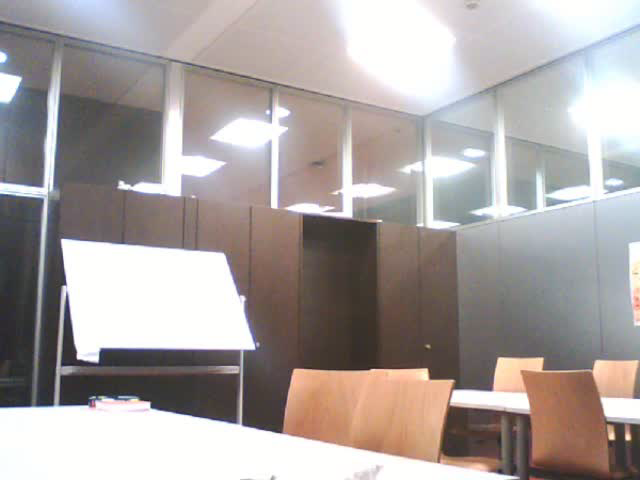
//> input picture frame 0 of video_output/after_refinement.avi, 640 x 480 px, given in place of the camera
$ ./main   (built with g++ and OpenCV 4)
//> lines starting //> are read from the running program, lines starting //| are printed output that depends on the picture
### kalman_video/Kalman.h
#pragma once
#pragma once
#ifndef KALMAN_H
#define KALMAN_H

#include <iostream>
#include <cmath>


using namespace std;

#include <opencv2/core/core.hpp>
#include <opencv2/highgui/highgui.hpp>
#include <opencv2/imgproc/imgproc.hpp>
#include <opencv2/calib3d/calib3d.hpp>
#include <opencv2/videoio/videoio.hpp>
#include <opencv2/video/video.hpp>

using namespace cv;


class Kalman
{
public:
	Kalman();
	VideoCapture capture;

	Mat frame2;
	Mat frame1;

	int k;

	const int HORIZONTAL_BORDER_CROP = 20;

	Mat smoothedMat;
	Mat affine;

	Mat smoothedFrame;

	double dx;
	double dy;
	double da;
	double ds_x;
	double ds_y;

	double sx;
	double sy;

	double scaleX;
	double scaleY;
	double thetha;
	double transX;
	double transY;

	double diff_scaleX;
	double diff_scaleY;
	double diff_transX;
	double diff_transY;
	double diff_thetha;

	double errscaleX;
	double errscaleY;
	double errthetha;
	double errtransX;
	double errtransY;

	double Q_scaleX;
	double Q_scaleY;
	double Q_thetha;
	double Q_transX;
	double Q_transY;

	double R_scaleX;
	double R_scaleY;
	double R_thetha;
	double R_transX;
	double R_transY;

	double sum_scaleX;
	double sum_scaleY;
	double sum_thetha;
	double sum_transX;
	double sum_transY;

	void Kalman_Filter(double *scaleX, double *scaleY, double *thetha, double *transX, double *transY);

	Mat filtered(Mat frame_1, Mat frame_2);

};

#endif //KALMAN_H

### kalman_video/Kalman.cpp
#include <iostream>
#include <cmath>

#include <opencv2/core/core.hpp>
#include <opencv2/highgui/highgui.hpp>
#include <opencv2/imgproc/imgproc.hpp>
#include <opencv2/calib3d/calib3d.hpp>
#include <opencv2/videoio/videoio.hpp>
#include <opencv2/video/video.hpp>

#include "Kalman.h"

// parameters for Kalman Filter
#define Q1 0.004
#define R1 0.5

// To see the results of before and after stabilization simultaneously
#define test 1

Kalman::Kalman()
{

	smoothedMat.create(2, 3, CV_64F);

	k = 1;

	errscaleX = 1;
	errscaleY = 1;
	errthetha = 1;
	errtransX = 1;
	errtransY = 1;

	Q_scaleX = Q1;
	Q_scaleY = Q1;
	Q_thetha = Q1;
	Q_transX = Q1;
	Q_transY = Q1;

	R_scaleX = R1;
	R_scaleY = R1;
	R_thetha = R1;
	R_transX = R1;
	R_transY = R1;

	sum_scaleX = 0;
	sum_scaleY = 0;
	sum_thetha = 0;
	sum_transX = 0;
	sum_transY = 0;

	scaleX = 0;
	scaleY = 0;
	thetha = 0;
	transX = 0;
	transY = 0;

}

//Kalman Filter implementation
void Kalman::Kalman_Filter(double *scaleX, double *scaleY, double *thetha, double *transX, double *transY)
{
	double frame_1_scaleX = *scaleX;
	double frame_1_scaleY = *scaleY;
	double frame_1_thetha = *thetha;
	double frame_1_transX = *transX;
	double frame_1_transY = *transY;

	double frame_1_errscaleX = errscaleX + Q_scaleX;
	double frame_1_errscaleY = errscaleY + Q_scaleY;
	double frame_1_errthetha = errthetha + Q_thetha;
	double frame_1_errtransX = errtransX + Q_transX;
	double frame_1_errtransY = errtransY + Q_transY;

	double gain_scaleX = frame_1_errscaleX / (frame_1_errscaleX + R_scaleX);
	double gain_scaleY = frame_1_errscaleY / (frame_1_errscaleY + R_scaleY);
	double gain_thetha = frame_1_errthetha / (frame_1_errthetha + R_thetha);
	double gain_transX = frame_1_errtransX / (frame_1_errtransX + R_transX);
	double gain_transY = frame_1_errtransY / (frame_1_errtransY + R_transY);

	*scaleX = frame_1_scaleX + gain_scaleX * (sum_scaleX - frame_1_scaleX);
	*scaleY = frame_1_scaleY + gain_scaleY * (sum_scaleY - frame_1_scaleY);
	*thetha = frame_1_thetha + gain_thetha * (sum_thetha - frame_1_thetha);
	*transX = frame_1_transX + gain_transX * (sum_transX - frame_1_transX);
	*transY = frame_1_transY + gain_transY * (sum_transY - frame_1_transY);

	errscaleX = (1 - gain_scaleX) * frame_1_errscaleX;
	errscaleY = (1 - gain_scaleY) * frame_1_errscaleX;
	errthetha = (1 - gain_thetha) * frame_1_errthetha;
	errtransX = (1 - gain_transX) * frame_1_errtransX;
	errtransY = (1 - gain_transY) * frame_1_errtransY;
}

//The main stabilization function
Mat Kalman::filtered(Mat frame_1, Mat frame_2)
{
	// conversion from color to gray
	cvtColor(frame_1, frame1, COLOR_BGR2GRAY);
	cvtColor(frame_2, frame2, COLOR_BGR2GRAY);

	int vert_border = HORIZONTAL_BORDER_CROP * frame_1.rows / frame_1.cols;

	// creating variables of type 2D floating point vector to store 2D points in which the flows need to be found
	vector <Point2f> features1, features2;
	vector <Point2f> goodFeatures1, goodFeatures2;
	vector <uchar> status;
	vector <float> err;

	// function to determines strong corners in frame1 and frame2 as the features identifying the frame
	goodFeaturesToTrack(frame1, features1, 200, 0.01, 30);
	calcOpticalFlowPyrLK(frame1, frame2, features1, features2, status, err);

	for (size_t i = 0; i < status.size(); i++)
	{
		if (status[i])
		{
			goodFeatures1.push_back(features1[i]);
			goodFeatures2.push_back(features2[i]);
		}
	}

	// All the parameters scale, angle, and translation are stored in affine
	Mat inliers;

	Mat affine = estimateAffine2D(goodFeatures1, goodFeatures2, inliers, RANSAC, 3, 2000, 0.99, 10);

	dx = affine.at<double>(0, 2);
	dy = affine.at<double>(1, 2);
	da = atan2(affine.at<double>(1, 0), affine.at<double>(0, 0));
	ds_x = affine.at<double>(0, 0) / cos(da);
	ds_y = affine.at<double>(1, 1) / cos(da);

	sx = ds_x;
	sy = ds_y;

	sum_transX += dx;
	sum_transY += dy;
	sum_thetha += da;
	sum_scaleX += ds_x;
	sum_scaleY += ds_y;


	// calculating the predicted state of Kalman Filter NOT on 1st iteration
	if (k == 1)
	{
		k++;
	}
	else
	{
		Kalman_Filter(&scaleX, &scaleY, &thetha, &transX, &transY);

	}

	diff_scaleX = scaleX - sum_scaleX;
	diff_scaleY = scaleY - sum_scaleY;
	diff_transX = transX - sum_transX;
	diff_transY = transY - sum_transY;
	diff_thetha = thetha - sum_thetha;

	ds_x = ds_x + diff_scaleX;
	ds_y = ds_y + diff_scaleY;
	dx = dx + diff_transX;
	dy = dy + diff_transY;
	da = da + diff_thetha;

	// creating the smoothed parameters matrix
	smoothedMat.at<double>(0, 0) = sx * cos(da);
	smoothedMat.at<double>(0, 1) = sx * -sin(da);
	smoothedMat.at<double>(1, 0) = sy * sin(da);
	smoothedMat.at<double>(1, 1) = sy * cos(da);

	smoothedMat.at<double>(0, 2) = dx;
	smoothedMat.at<double>(1, 2) = dy;

	cout << smoothedMat;
	flush(cout);

	// warp the new frame using the smoothed parameters
	warpAffine(frame_1, smoothedFrame, smoothedMat, frame_2.size());

	// crop the smoothed frame a little to eliminate black region due to Kalman Filter
	smoothedFrame = smoothedFrame(Range(vert_border, smoothedFrame.rows - vert_border), Range(HORIZONTAL_BORDER_CROP, smoothedFrame.cols - HORIZONTAL_BORDER_CROP));

	resize(smoothedFrame, smoothedFrame, frame_2.size());

	// change the value of test if you want to see both unstabilized and stabilized video
	if (test)
	{
		Mat canvas = Mat::zeros(frame_2.rows, frame_2.cols * 2 + 10, frame_2.type());

		frame_1.copyTo(canvas(Range::all(), Range(0, smoothedFrame.cols)));

		smoothedFrame.copyTo(canvas(Range::all(), Range(smoothedFrame.cols + 10, smoothedFrame.cols * 2 + 10)));

		if (canvas.cols > 1920)
		{
			resize(canvas, canvas, Size(canvas.cols / 2, canvas.rows / 2));
		}
		imshow("before and after kalman filter", canvas);
	}

	return smoothedFrame;

}

### kalman_video/main.cpp
/* Real time video using kalman filter
 * Kalman parameters can be adjusted as needed
*/
#include <iostream>
#include <cmath>
#include <fstream>
#include <time.h>

#include <opencv2/core/core.hpp>
#include <opencv2/highgui/highgui.hpp>
#include <opencv2/imgproc/imgproc.hpp>
#include <opencv2/features2d/features2d.hpp>
#include <opencv2/flann/flann.hpp>
#include <opencv2/calib3d/calib3d.hpp>
#include <opencv2/videoio/videoio.hpp>
#include <opencv2/video/video.hpp>
#include <opencv2/video/tracking.hpp>

#include "Kalman.h"

using namespace std;
using namespace cv;


int main(int argc, char **argv)
{

	// create object for kalman class for refining video with kalman filter
	Kalman refining;

	// create object for capturing video with camera choice initialized at 0 (default camera)
	VideoCapture captureVideo(0);

	// create mat object to perform optical flow kalman filtering between current and next frame
	Mat frame_2, frame2;
	Mat frame_1, frame1;

	captureVideo >> frame_1;
//> frame_1 is the input picture: 480 rows x 640 cols, CV_8UC3; mean B, G, R 160.1, 162.1, 169.6

	cvtColor(frame_1, frame1, COLOR_BGR2GRAY);
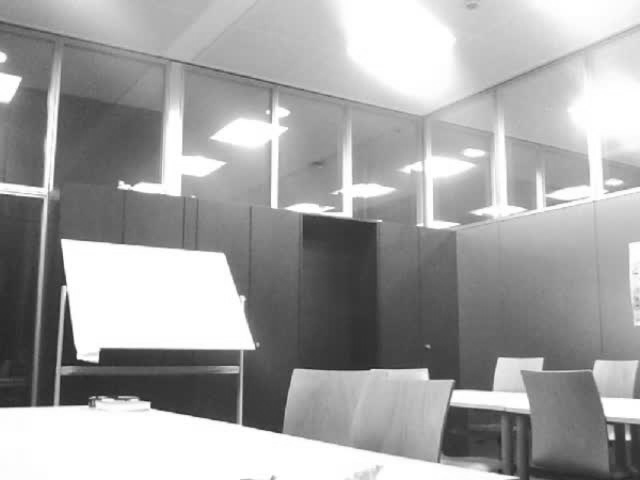
//> frame1: 480 rows x 640 cols, CV_8UC1; min 32, max 255, mean 164.1

	int codec = VideoWriter::fourcc('M', 'J', 'P', 'G');

	// save recorded video
	VideoWriter outputVideo;
	outputVideo.open("../video_output/after_refinement.avi", codec, 30, frame_1.size());

	// real time video capturing using frames
	while (true)
	{

		captureVideo >> frame_2;

		if (frame_2.data == NULL)
		{
			break;
		}

		cvtColor(frame_2, frame2, COLOR_BGR2GRAY);

		Mat smoothedFrame;

		smoothedFrame = refining.filtered(frame_1, frame_2);
//> in filtered, `goodFeaturesToTrack(frame1, features1, 200, 0.01, 30);`: features1 = 82 Points (x, y), first 12: [65, 284], [149, 402], [77, 358], [62, 240], [254, 348], [426, 369], [118, 187], [613, 438], [542, 358], [118, 397], [450, 404], [239, 295]
//> in filtered, `calcOpticalFlowPyrLK(frame1, frame2, features1, features2, status, err);`: features2 = 82 Points (x, y), first 12: [64.97, 284.1], [149, 402.1], [77.03, 358.1], [61.97, 240.2], [254, 348.1], [425.9, 369], [117.9, 187.1], [612.9, 437.9], [542, 357.9], [118, 397.1], [449.9, 404], [239, 295.1]; status = 82 values from 1 to 1; err = 82 values, max 4.05 at index 15, min 1.11 at index 81, mean 2.57
//> the loop in filtered, `for (size_t i = 0; i < status.size(); i++)` made 82 passes
//> in filtered, `Mat affine = estimateAffine2D(goodFeatures1, goodFeatures2, inliers, R..`: inliers = 82 values from 1 to 1; affine = [[1, 0.000315, -0.13], [-0.000467, 1, 0.284]]
//> in filtered, `dx = affine.at<double>(0, 2);`: dx = -0.13
//> in filtered, `dy = affine.at<double>(1, 2);`: dy = 0.284
//> in filtered, `da = atan2(affine.at<double>(1, 0), affine.at<double>(0, 0));`: da = -0.000467
//> in filtered, `ds_x = affine.at<double>(0, 0) / cos(da);`: ds_x = 1
//> in filtered, `sum_transX += dx;`: sum_transX = -0.13
//> in filtered, `sum_transY += dy;`: sum_transY = 0.284
//> in filtered, `sum_thetha += da;`: sum_thetha = -0.000467
//> in filtered, `sum_scaleX += ds_x;`: sum_scaleX = 1
//> in filtered, `diff_scaleX = scaleX - sum_scaleX;`: diff_scaleX = -1
//> in filtered, `diff_transX = transX - sum_transX;`: diff_transX = 0.13
//> in filtered, `diff_transY = transY - sum_transY;`: diff_transY = -0.284
//> in filtered, `diff_thetha = thetha - sum_thetha;`: diff_thetha = 0.000467
//> in filtered, `ds_x = ds_x + diff_scaleX;`: ds_x = 0
//> in filtered, `smoothedMat.at<double>(0, 0) = sx * cos(da);`: smoothedMat = [[1, 0, 0], [0, 0, 0]]
//> in filtered, `smoothedMat.at<double>(1, 1) = sy * cos(da);`: smoothedMat = [[1, 0, 0], [0, 1, 0]]
//| [0.9999594463405543, -0, 0;
//|  0, 0.9996621610994589, 0]
//> in filtered, `smoothedFrame = smoothedFrame(Range(vert_border, smoothedFrame.rows - ..`:
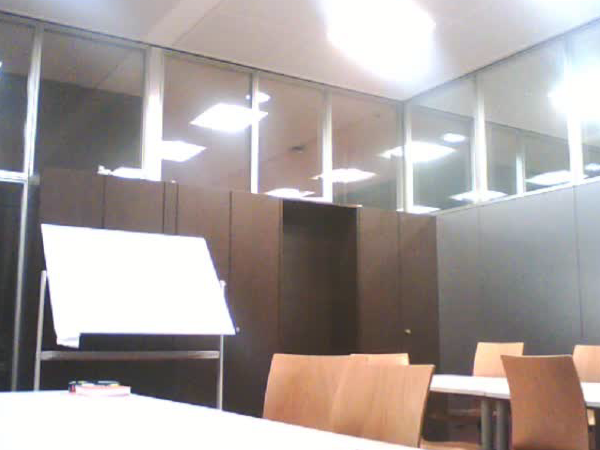
//> smoothedFrame: 450 rows x 600 cols, CV_8UC3; mean B, G, R 156.4, 158.9, 167.4
//> in filtered, `frame_1.copyTo(canvas(Range::all(), Range(0, smoothedFrame.cols)));`:
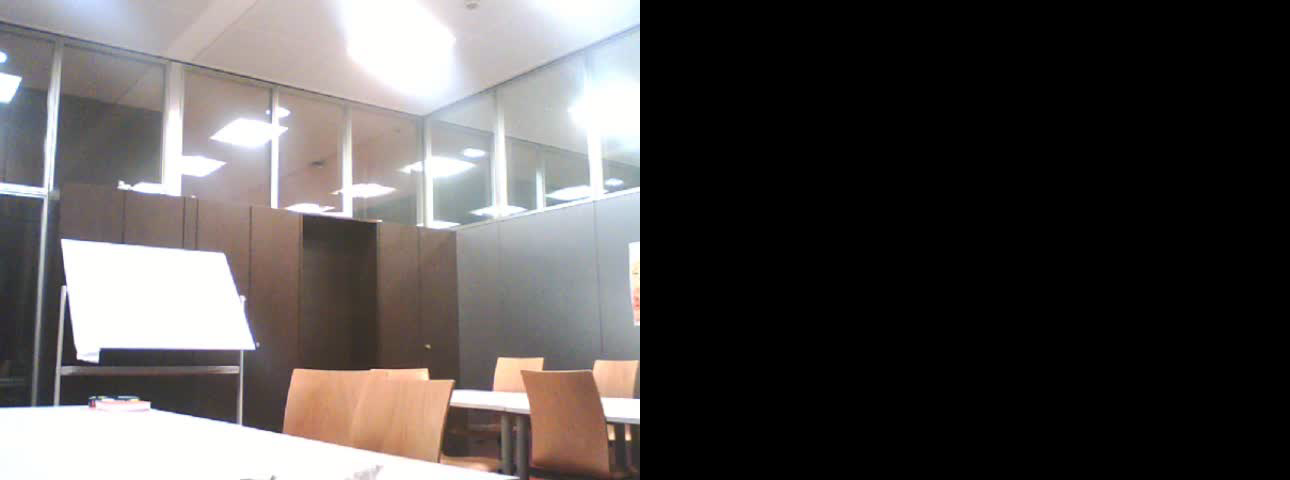
//> canvas: 480 rows x 1290 cols, CV_8UC3; mean B, G, R 79.4, 80.4, 84.1
//> in filtered, `smoothedFrame.copyTo(canvas(Range::all(), Range(smoothedFrame.cols + 1..`:
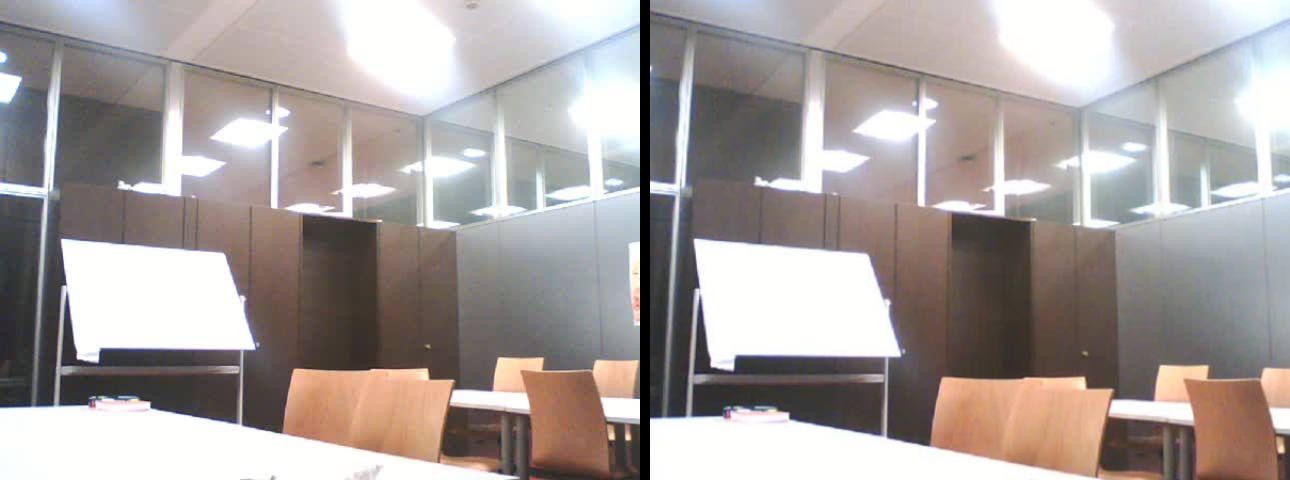
//> canvas: 480 rows x 1290 cols, CV_8UC3; mean B, G, R 157, 159.2, 167.1

		outputVideo.write(smoothedFrame);

		imshow("Refined Video", smoothedFrame);

		waitKey(10);

		// copy the frame
		frame_1 = frame_2.clone();
		frame2.copyTo(frame1);

	}

	return 0;
}
